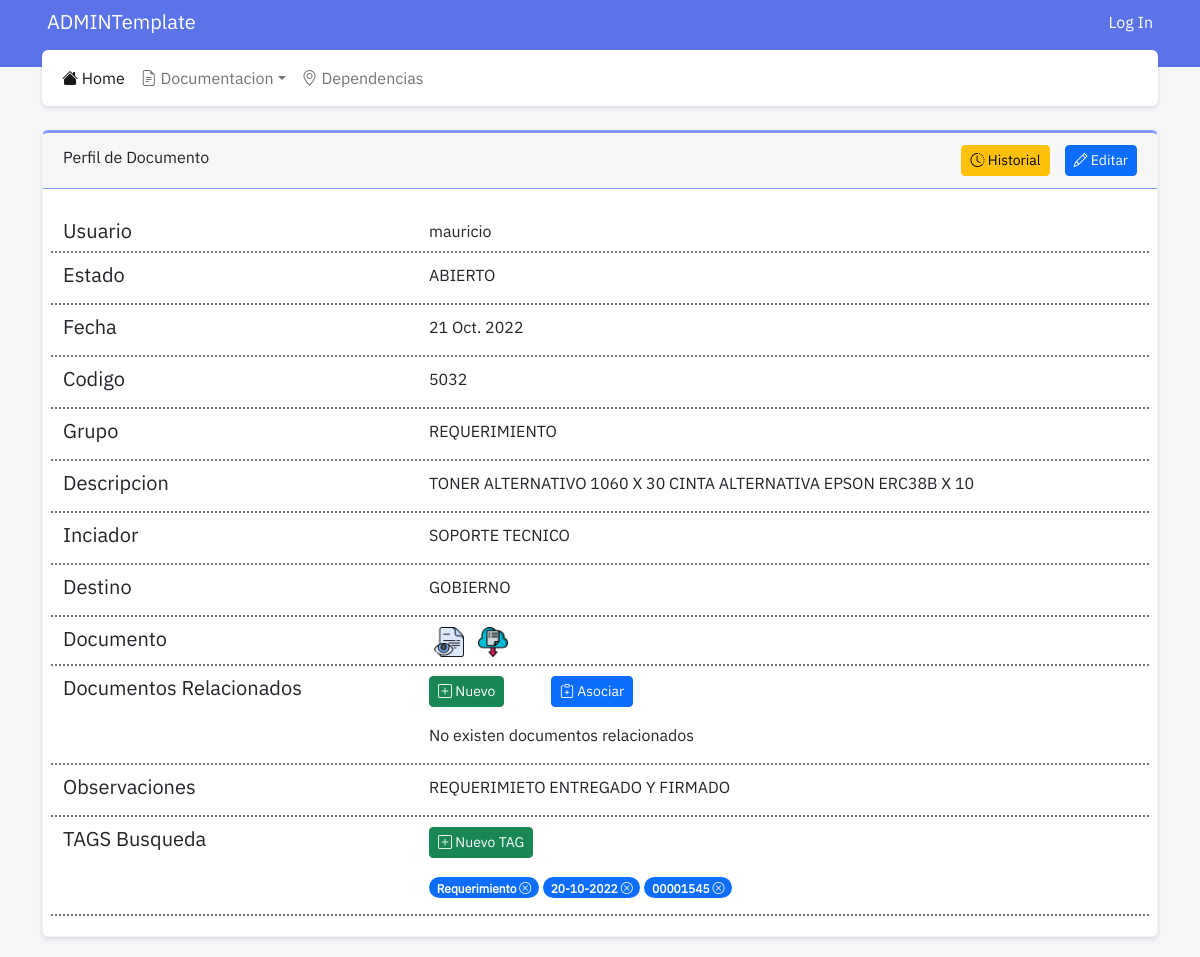
The app's page /show/1, older data.
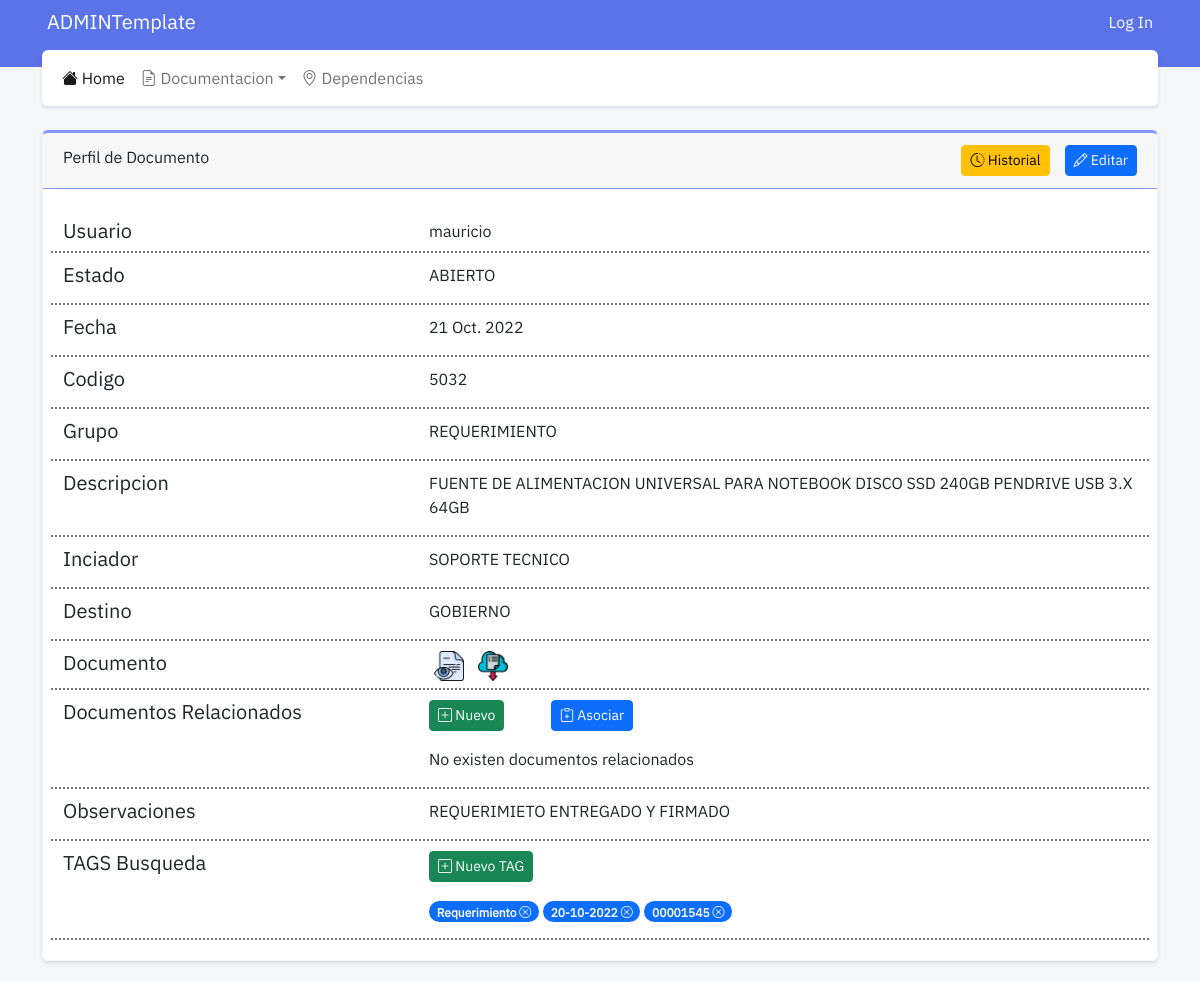
The same page, newer data.
### documentacion/models.py (models this page shows, shortened)
class Documento(models.Model):
    usuario = models.ForeignKey(User, on_delete=models.RESTRICT, related_name="usuario_documento")
    estado = models.ForeignKey(Estado, on_delete=models.RESTRICT, related_name="estado_documento")
    fecha = models.DateField("Fecha", auto_now=False, auto_now_add=False)
    codigo = models.CharField("Codigo", max_length= 50, blank=True)
    grupo = models.ForeignKey(Grupo, on_delete=models.RESTRICT, related_name="grupo_documento")
    descripcion = models.TextField("Descripcion", blank=True)
    iniciador = models.ForeignKey(Dependencia, on_delete=models.RESTRICT, related_name="iniciador_documento")
    destino = models.ForeignKey(Dependencia, on_delete=models.RESTRICT, related_name="destino_documento")
    observaciones = models.TextField("Observaciones", blank=True)
    tags = models.TextField("TAGS", blank=True)
    documento = models.FileField('Documento', upload_to ="documentos/", null=False, blank=False, validators=[FileExtensionValidator(['pdf', 'jpg', 'png', 'doc', 'docx', 'xlsx'])])

class Estado(models.Model):
    estado = models.CharField("Estado", max_length=50)
    def __str__(self):
        return self.estado

class Grupo(models.Model):
    grupo = models.CharField("Grupo", max_length = 80)
    def __str__(self):
        return self.grupo

### dependencias/models.py (models this page shows)
class Dependencia(models.Model):
    nombre = models.CharField("nombre", max_length = 100)
    direccion = models.CharField("Direccion", max_length=100, blank=True)
    telefono = models.CharField("Telefono", max_length=50, blank=True)
    interno = models.IntegerField("Interno", blank=True)
    email = models.EmailField("Email", max_length=254, blank=True)
    encargado = models.CharField("Encargado", max_length=50, blank=True)
    observaciones = models.TextField("Observaciones", blank=True)
    tipo = models.ForeignKey(TipoDependencia, related_name="tipo_dependencia", on_delete=models.RESTRICT)
    def __str__(self):
        return self.nombre

### documentacion/views.py (the view)
# urls.py: path('show/<int:id>', views.show, name="dependencias_show"),
def show(request, id=id):
    documento = get_object_or_404(Documento, pk=id)
    relacionados = DocumentoRelacion.objects.filter(padre = documento)
    padres = DocumentoRelacion.objects.filter(documento = documento)
    context = {
        'documento': documento,
        'relacionados': relacionados,
        'padres': padres
    }
    return render(request, 'documentacion_show.html', context)

### documentacion/templates/documentacion_show.html (shortened to what the changed rows need)
{% extends 'base.html' %}
{% load static %}
{% block content %}
<div class="card">
    <div class="card-body">
        <div class="row data-row">
            <div class="col-md-4 col-sm-12">
                <h5 class="align-middle">Usuario</h5>
            </div>
            <div class="col-md-8 col-sm-12">
                {{documento.usuario}}
            </div>
        </div>
        <div class="row data-row">
            <div class="col">
                <p>{{documento.estado}}</p>
            </div>
        </div>
        <div class="row data-row">
            <div class="col">
                <p>{{documento.fecha}}</p>
            </div>
        </div>
        <div class="row data-row">
            <div class="col">
                <p>{{documento.codigo}}</p>
            </div>
        </div>
        <div class="row data-row">
            <div class="col">
                <p>{{documento.grupo}}</p>
            </div>
        </div>
        <div class="row data-row">
            <div class="col">
                <p>{{documento.descripcion}}</p>
            </div>
        </div>
        <div class="row data-row">
            <div class="col">
                <p>{{documento.iniciador}}</p>
            </div>
        </div>
        <div class="row data-row">
            <div class="col">
                <p>{{documento.destino}}</p>
            </div>
        </div>
        <div class="row data-row">
            <div class="col">
                <p>{{documento.observaciones}}</p>
            </div>
        </div>
    </div>
</div>
{% endblock content %}

Row changes from the older to the newer data that the page shows:
changed Documento "REQUERIMIETO ENTREGADO Y FIRMADO": descripcion "TONER ALTERNATIVO 1060 X 30 CINTA ALTERNATIVA EPSON ERC38B X 10" → "FUENTE DE ALIMENTACION UNIVERSAL PARA NOTEBOOK DISCO SSD 240GB PENDRIVE USB 3.X 64GB"
